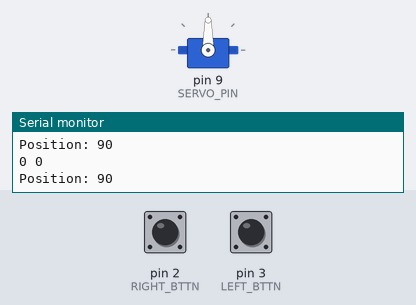
The sketch below on a simulated Arduino Uno, built with avr-gcc and run on an emulated ATmega328P. On the bench: servo, the last lines printed to the serial monitor. Inputs (shaded band) come from the test bench; at power-on: pin 2 (RIGHT_BTTN) HIGH, pin 3 (LEFT_BTTN) HIGH.

Above: at 1.2 s.
1.3 s: pin 2 (RIGHT_BTTN) pulled LOW for 1 s
At 3.0 s:
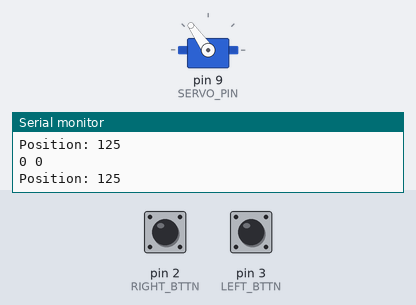
4.3 s: pin 3 (LEFT_BTTN) pulled LOW for 3.2 s
At 8.5 s:
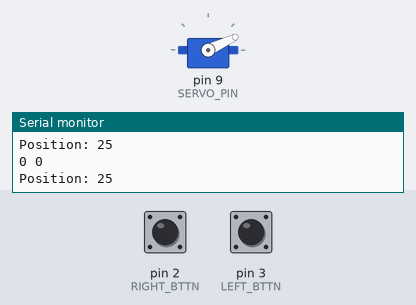
9.0 s: pin 3 (LEFT_BTTN) pulled LOW for 0.15 s
At 9.3 s:
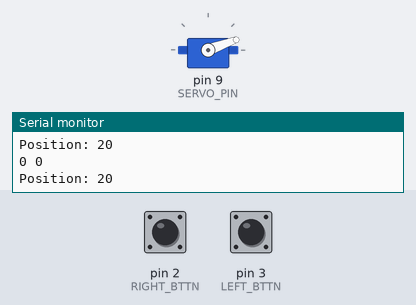
10.6 s: pin 2 (RIGHT_BTTN) pulled LOW for 3.2 s
At 11.17 s:
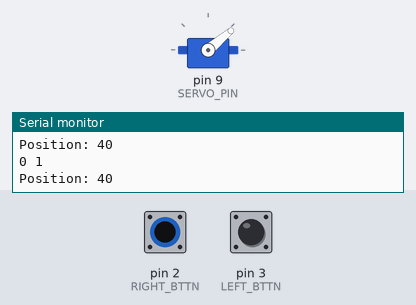
15.3 s: pin 2 (RIGHT_BTTN) pulled LOW for 1 s
At 17.5 s:
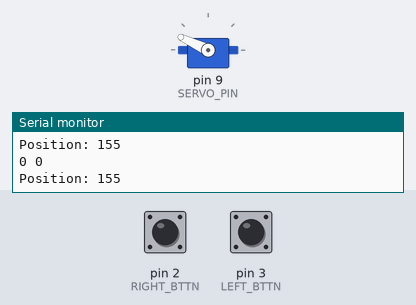
18.3 s: pin 2 (RIGHT_BTTN) pulled LOW for 0.15 s
At 19.8 s:
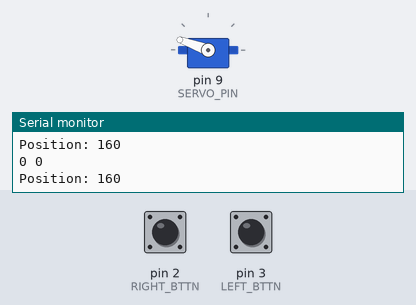
Timing chart, 0 to 20.9 s (numbered marks = the images above; inputs shaded):
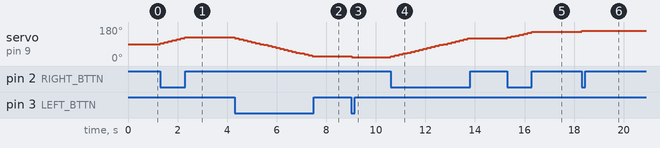

Measured:
- after the input at 1.3 s, servo on pin 9 (SERVO_PIN): moves from 90° to 125° over 0.98 s, starting at once
- after the input at 4.3 s, servo on pin 9 (SERVO_PIN): moves from 125° to 25° over 3.1 s, starting at once
- after the input at 9.0 s, servo on pin 9 (SERVO_PIN): 25° → 20° at once
- after the input at 10.6 s, servo on pin 9 (SERVO_PIN): moves from 20° to 120° over 3.1 s, starting at once
- after the input at 15.3 s, servo on pin 9 (SERVO_PIN): moves from 120° to 155° over 0.99 s, starting at once
- after the input at 18.3 s, servo on pin 9 (SERVO_PIN): 155° → 160° at once

The sketch:

Servo_Functionality.ino
```cpp
#include <Servo.h>

Servo steering;

const int SERVO_PIN = 9;
const int LEFT_BTTN = 3;
const int RIGHT_BTTN = 2;


const int LEFT_LIM = 20;
const int RIGHT_LIM = 160;
const int CENTER_POS = 90;
int position = 90;


unsigned long lastButtonTime = 0;
const unsigned long debounceMs = 150;

void setup() {
  // put your setup code here, to run once:
  steering.attach(SERVO_PIN);
  steering.write(CENTER_POS);

  pinMode(LEFT_BTTN, INPUT_PULLUP);
  pinMode(RIGHT_BTTN, INPUT_PULLUP);

  Serial.begin(9600);
}

void loop() {
  // put your main code here, to run repeatedly:

  unsigned long now = millis();

  bool leftPressed = (digitalRead(LEFT_BTTN) == LOW);
  bool rightPressed = (digitalRead(RIGHT_BTTN) == LOW);

  if (now - lastButtonTime > debounceMs) {
    if (leftPressed && !rightPressed && ((position - 5) >= LEFT_LIM)) {
      position -= 5;
      steering.write(position);
      lastButtonTime = now;
    }
    else if (rightPressed && !leftPressed && ((position + 5) <= RIGHT_LIM)) {
      position += 5;
      steering.write(position);
      lastButtonTime = now;
    }
    else if (rightPressed && leftPressed) {
      steering.write(CENTER_POS);
      position = CENTER_POS;
      lastButtonTime = now;
    }
  }

  // For debugging
  Serial.print(leftPressed);
  Serial.print(" ");
  Serial.println(rightPressed);
  Serial.print("Position: ");
  Serial.println(position);


  delay(20);
}
```
